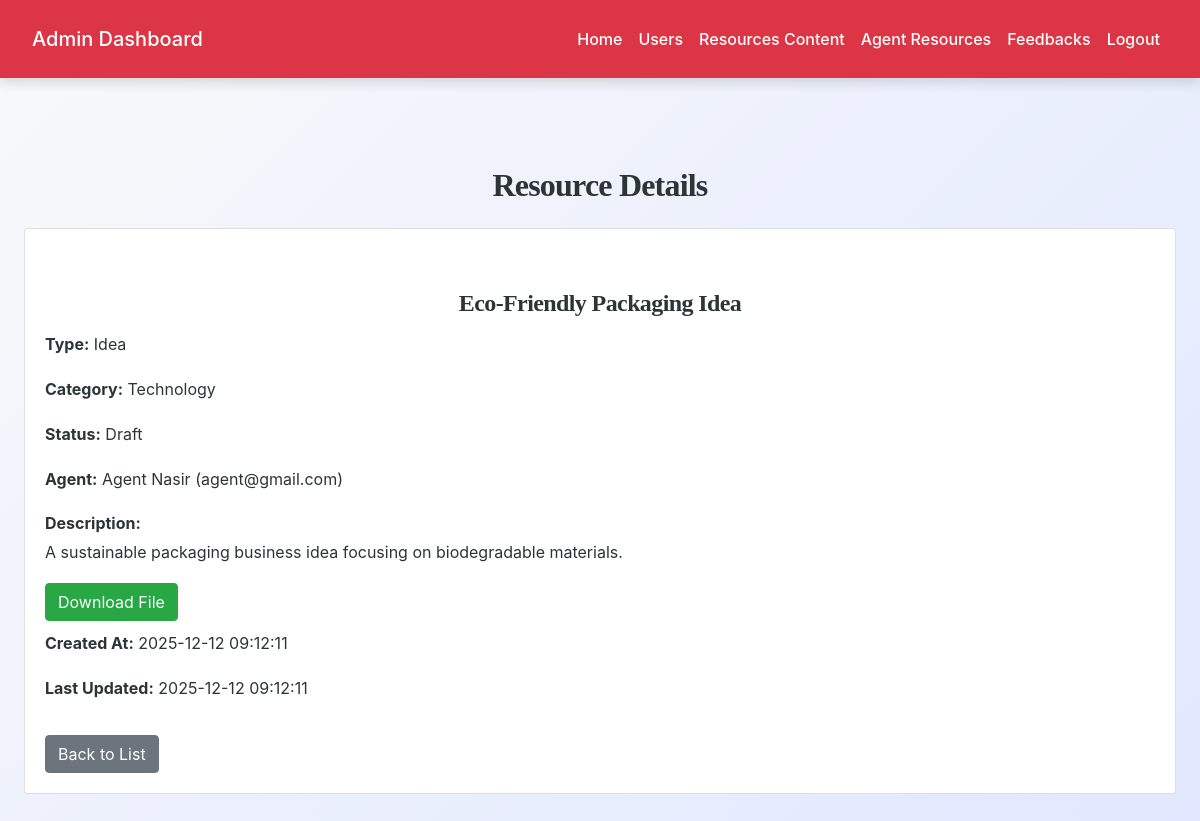
Screenshot of /admin/view_agent_resource.php?id=1 (signed in) with the database file from the repository.
### tables this page shows
CREATE TABLE `agent_business_resources` (
  `id` int(11) NOT NULL,
  `title` varchar(255) NOT NULL,
  `description` text DEFAULT NULL,
  `file_url` varchar(255) DEFAULT NULL,
  `amount` decimal(15,2) DEFAULT NULL,
  `source` varchar(100) DEFAULT NULL,
  `link` varchar(255) DEFAULT NULL,
  `type` enum('idea','template','market_research','startup_resource','financial_resource') NOT NULL,
  `resource_type` enum('plan','framework','opportunity') DEFAULT NULL,
  `status` enum('draft','published') DEFAULT 'draft',
  `category_id` int(11) DEFAULT NULL,
  `agent_id` int(11) NOT NULL,
  `created_at` timestamp NOT NULL DEFAULT current_timestamp(),
  `updated_at` timestamp NOT NULL DEFAULT current_timestamp() ON UPDATE current_timestamp()
);

CREATE TABLE `business_categories` (
  `id` int(11) NOT NULL,
  `name` varchar(150) NOT NULL,
  `description` text DEFAULT NULL
);

CREATE TABLE `users` (
  `id` int(11) NOT NULL,
  `username` varchar(50) NOT NULL,
  `email` varchar(100) NOT NULL,
  `password_hash` varchar(255) NOT NULL,
  `full_name` varchar(100) DEFAULT NULL,
  `role` enum('user','agent') NOT NULL DEFAULT 'user',
  `status` enum('pending','approved','rejected') NOT NULL DEFAULT 'pending',
  `created_at` timestamp NOT NULL DEFAULT current_timestamp(),
  `updated_at` timestamp NOT NULL DEFAULT current_timestamp() ON UPDATE current_timestamp()
);

### admin/view_agent_resource.php (the view, shortened to what this page needs)
<?php
include('../config.php');
$resource_id = $_GET['id'];
$stmt = mysqli_prepare($conn, "SELECT abr.*, bc.name AS category_name, u.full_name AS agent_name, u.email AS agent_email
                                FROM agent_business_resources abr
                                LEFT JOIN business_categories bc ON abr.category_id = bc.id
                                LEFT JOIN users u ON abr.agent_id = u.id
                                WHERE abr.id=?");
mysqli_stmt_bind_param($stmt, "i", $resource_id);
mysqli_stmt_execute($stmt);
$result = mysqli_stmt_get_result($stmt);
$resource = mysqli_fetch_assoc($result);
?>
<!DOCTYPE html>
<html lang="en">
<head>
    <link rel="stylesheet" href="https://cdn.jsdelivr.net/npm/bootstrap@4.6.2/dist/css/bootstrap.min.css">
    <link rel="stylesheet" href="../css/style.css">
</head>
<body>
<?php include('admin_navbar.php'); ?>
<div class="container py-5">
    <h2 class="mb-4">Resource Details</h2>
    <div class="card">
        <div class="card-body">
            <h4 class="card-title"><?= htmlspecialchars($resource['title']) ?></h4>
            <p><strong>Type:</strong> <?= ucfirst($resource['type']) ?><?= $resource['resource_type'] ? ' ('.ucfirst($resource['resource_type']).')' : '' ?></p>
            <p><strong>Category:</strong> <?= htmlspecialchars($resource['category_name'] ?: '-') ?></p>
            <p><strong>Status:</strong> <?= ucfirst($resource['status']) ?></p>
            <p><strong>Agent:</strong> <?= htmlspecialchars($resource['agent_name']) ?> (<?= htmlspecialchars($resource['agent_email']) ?>)</p>
            <p><strong>Description:</strong><br><?= nl2br(htmlspecialchars($resource['description'])) ?></p>
            <?php if ($resource['file_url']): ?>
                <a href="../agent/<?= $resource['file_url'] ?>" target="_blank" class="btn btn-success mb-2">Download File</a>
            <?php endif; ?>
            <p><strong>Created At:</strong> <?= $resource['created_at'] ?></p>
            <p><strong>Last Updated:</strong> <?= $resource['updated_at'] ?></p>
            <a href="admin_business_resources.php" class="btn btn-secondary mt-3">Back to List</a>
        </div>
    </div>
</div>
</body>
</html>

### css/style.css (style rules this page uses)
:root { --primary: #007bff; --secondary: #6c757d; --success: #28a745; --info: #17a2b8; --warning: #ffc107; --danger: #dc3545; --light: #f8f9fa; --dark: #2d3436; --accent: #ff6f61; --highlight: #6f42c1; --shadow: rgba(0, 0, 0, 0.15); --transition: all 0.3s ease-in-out; }
body { font-family: 'Inter', 'Segoe UI', Tahoma, Geneva, Verdana, sans-serif; background: linear-gradient(135deg, var(--light) 0%, #e0e7ff 100%); color: var(--dark); line-height: 1.8; margin: 0; padding: 0; min-height: 100vh; font-size: 16px; }
h1, h2, h3, h4 { text-align: center; margin: 2.5rem 0; font-family: 'Georgia', 'Times New Roman', serif; color: var(--dark); font-weight: 700; letter-spacing: -0.025em; }
h2 { font-size: 2rem; }
h4 { font-size: 1.5rem; }
.container { max-width: 1200px; margin: 0 auto 3rem; padding: 0 1.5rem; }
a { color: var(--primary); text-decoration: none; font-weight: 500; transition: var(--transition); }

### rows the page displays
agent_business_resources: title "Eco-Friendly Packaging Idea", type "Idea", category.name "Technology", status "Draft", agent.full_name "Agent Nasir", agent.email "agent@gmail.com", description "A sustainable packaging business idea focusing on biodegradable materials.", created_at "2025-12-12 09:12:11", updated_at "2025-12-12 09:12:11"
